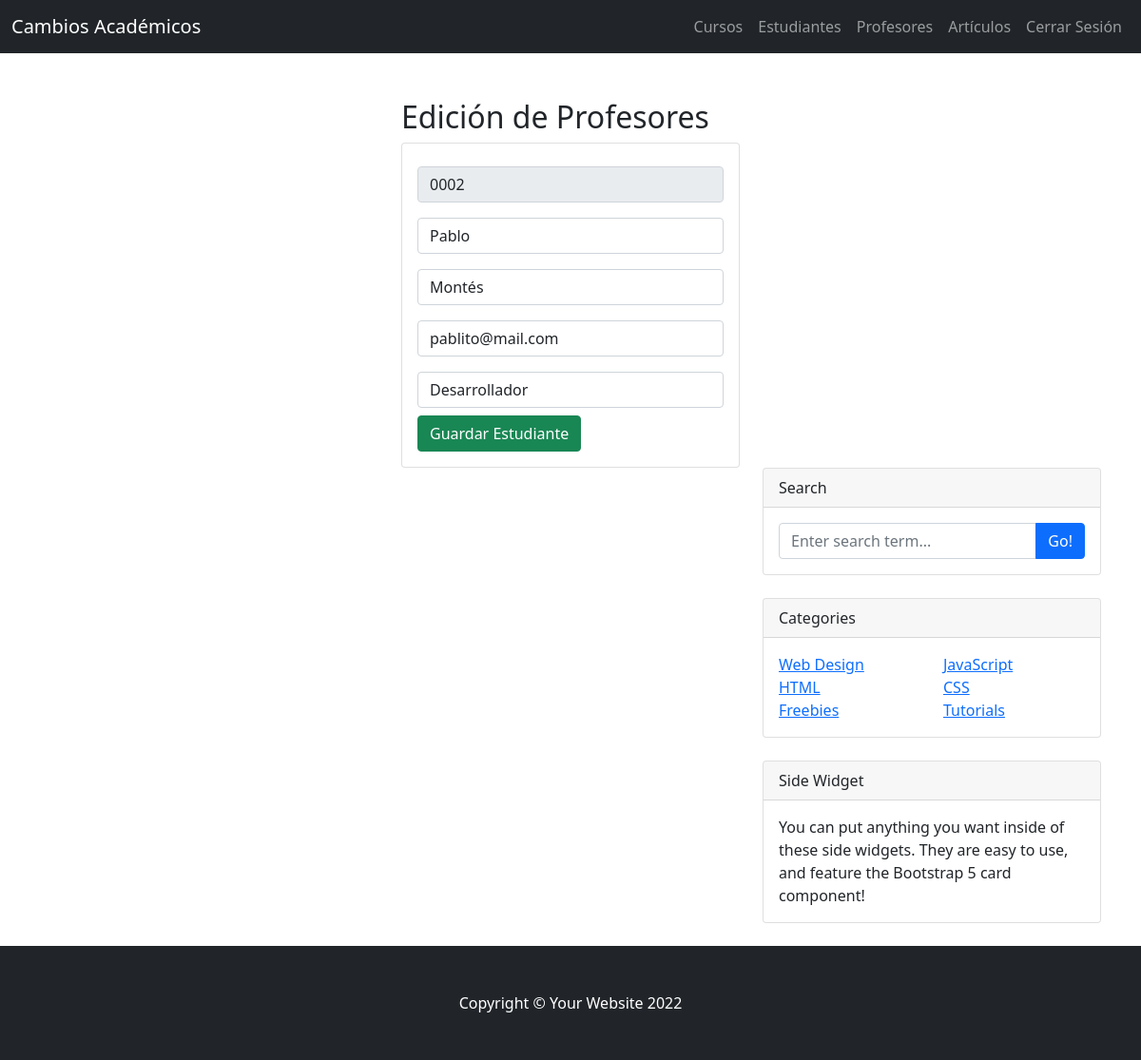
/ProfesorHome/EditarProfesor/0002, run on an earlier commit of the app's database.
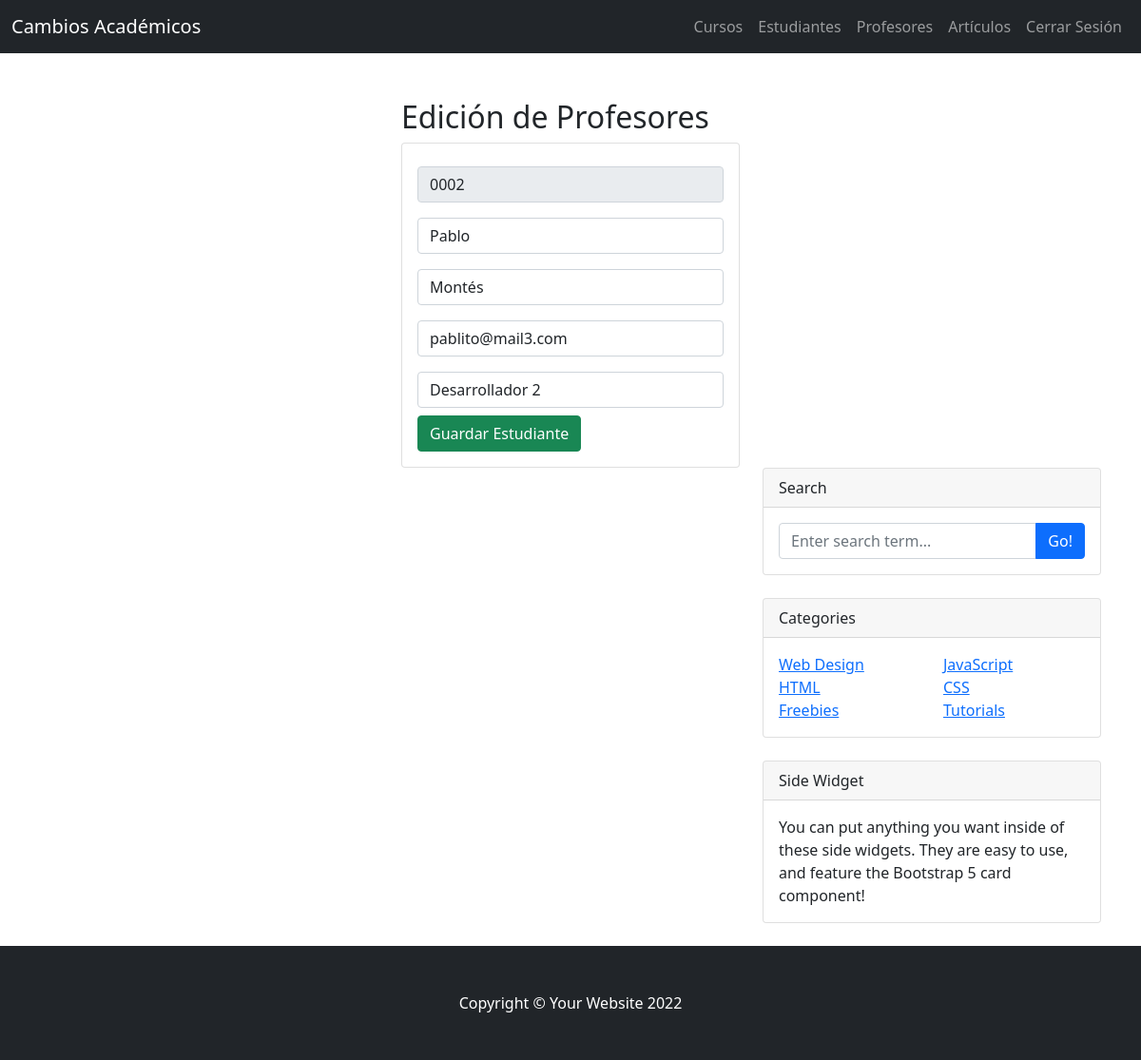
And on a later commit of the database.
### blog/models.py (models this page shows, shortened)
class Profesor(models.Model):
    id = models.CharField(primary_key=True, max_length=4)
    nombre = models.CharField(max_length=30)
    apellido = models.CharField(max_length=30)
    email = models.EmailField()
    profesion = models.CharField(max_length=30)

### blog/views.py (the view)
# urls.py: path('ProfesorHome/EditarProfesor/<id>', views.EditarProfesor),
def EditarProfesor(request, id):
    profesor = Profesor.objects.get(id=id)
    return render(request, "EditarProfesor.html", {"profesor": profesor})

### blog/templates/EditarProfesor.html (shortened to what this page needs)
{% extends "./index.html" %}
{% load static %}
{% block body %}
<div class="row">
    <div class="col-md-4 offset-md-4">
        <h2>Edición de Profesores</h2>
        <div class="card">
            <div class="card-body">
                <form action="/ProfesorHome/EditProfesor/" method="POST">{% csrf_token %}
                    <div class="form-group py-2">
                        <input type="text" id="IDNum" name="IDNum" value="{{profesor.id}}" class="form-control"
                        placeholder="ID" minlength="2" maxlength="4" readonly required>
                    </div>
                    <div class="form-group py-2">
                        <input type="text" id="NombreTxt" name="NombreTxt" value="{{profesor.nombre}}" class="form-control"
                        placeholder="Nombre" maxlength="50" required>
                    </div>
                    <div class="form-group py-2">
                        <input type="text" id="ApellidoTxt" name="ApellidoTxt" value="{{profesor.apellido}}" class="form-control"
                        placeholder="Apellido" maxlength="50" required>
                    </div>
                    <div class="form-group py-2">
                        <input type="text" id="EmailTxt" name="EmailTxt" value="{{profesor.email}}" class="form-control"
                        placeholder="Mail" maxlength="50" required>
                    </div>
                    <div class="form-group py-2">
                        <input type="text" id="ProfesionTxt" name="ProfesionTxt" value="{{profesor.profesion}}" class="form-control"
                        placeholder="Profesor" maxlength="50" required>
                    </div>
                    <div class="form-group">
                       <button type="submit" class="btn btn-success btn-block text-white">Guardar Estudiante</button>
                    </div>
                </form>
            </div>
        </div>
    </div>
</div>
{% endblock %}

What changed in the data, as far as the page shows it:
changed Profesor "Pablo": EmailTxt "pablito@mail.com" → "pablito@mail3.com"; ProfesionTxt "Desarrollador" → "Desarrollador 2"
